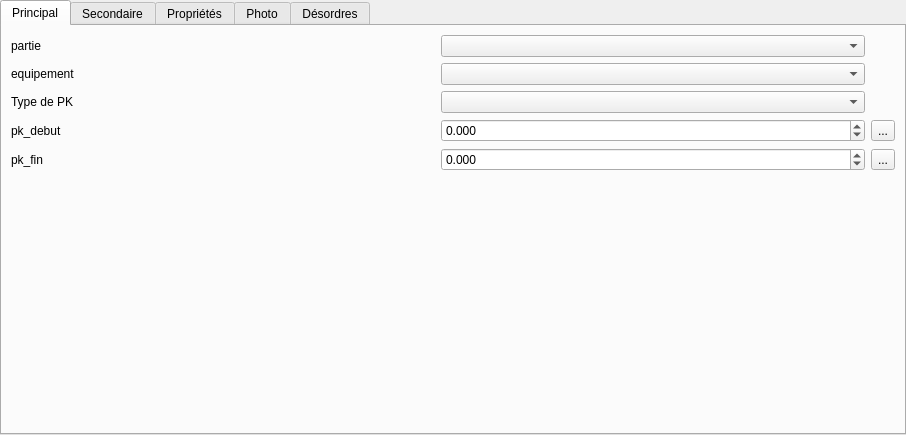
<?xml version="1.0" encoding="UTF-8"?>
<ui version="4.0">
 <class>Form</class>
 <widget class="QWidget" name="Form">
  <property name="geometry">
   <rect>
    <x>0</x>
    <y>0</y>
    <width>906</width>
    <height>435</height>
   </rect>
  </property>
  <property name="windowTitle">
   <string>Form</string>
  </property>
  <layout class="QVBoxLayout" name="verticalLayout">
   <property name="margin">
    <number>0</number>
   </property>
   <item>
    <widget class="QTabWidget" name="tabWidget">
     <property name="currentIndex">
      <number>0</number>
     </property>
     <widget class="QWidget" name="tab">
      <attribute name="title">
       <string>Principal</string>
      </attribute>
      <layout class="QGridLayout" name="gridLayout_2">
       <item row="2" column="0">
        <widget class="QLabel" name="label">
         <property name="text">
          <string>equipement</string>
         </property>
        </widget>
       </item>
       <item row="6" column="0">
        <widget class="QLabel" name="label_6">
         <property name="text">
          <string>pk_fin</string>
         </property>
        </widget>
       </item>
       <item row="6" column="1">
        <widget class="QDoubleSpinBox" name="doubleSpinBox_pk_fin">
         <property name="decimals">
          <number>3</number>
         </property>
         <property name="minimum">
          <double>-1.000000000000000</double>
         </property>
         <property name="maximum">
          <double>999999.000000000000000</double>
         </property>
        </widget>
       </item>
       <item row="5" column="0">
        <widget class="QLabel" name="label_5">
         <property name="text">
          <string>pk_debut</string>
         </property>
        </widget>
       </item>
       <item row="2" column="1">
        <widget class="QComboBox" name="comboBox_equipement"/>
       </item>
       <item row="1" column="0">
        <widget class="QLabel" name="label_13">
         <property name="text">
          <string>partie</string>
         </property>
        </widget>
       </item>
       <item row="7" column="0">
        <spacer name="verticalSpacer">
         <property name="orientation">
          <enum>Qt::Vertical</enum>
         </property>
         <property name="sizeHint" stdset="0">
          <size>
           <width>20</width>
           <height>40</height>
          </size>
         </property>
        </spacer>
       </item>
       <item row="3" column="0">
        <widget class="QLabel" name="label_2">
         <property name="text">
          <string>Type de PK</string>
         </property>
        </widget>
       </item>
       <item row="1" column="1">
        <widget class="QComboBox" name="comboBox_partie"/>
       </item>
       <item row="5" column="1">
        <widget class="QDoubleSpinBox" name="doubleSpinBox_pk_debut">
         <property name="decimals">
          <number>3</number>
         </property>
         <property name="minimum">
          <double>-1.000000000000000</double>
         </property>
         <property name="maximum">
          <double>999999.000000000000000</double>
         </property>
        </widget>
       </item>
       <item row="3" column="1">
        <widget class="QComboBox" name="comboBox_typepk"/>
       </item>
       <item row="5" column="2">
        <widget class="QToolButton" name="toolButton_pkdebut">
         <property name="text">
          <string>...</string>
         </property>
        </widget>
       </item>
       <item row="6" column="2">
        <widget class="QToolButton" name="toolButton_pkfin">
         <property name="text">
          <string>...</string>
         </property>
        </widget>
       </item>
      </layout>
     </widget>
     <widget class="QWidget" name="tab_2">
      <attribute name="title">
       <string>Secondaire</string>
      </attribute>
      <layout class="QGridLayout" name="gridLayout_3">
       <item row="1" column="0">
        <widget class="QLabel" name="label_4">
         <property name="text">
          <string>forcage_ree</string>
         </property>
        </widget>
       </item>
       <item row="5" column="0">
        <widget class="QLabel" name="label_10">
         <property name="text">
          <string>abs_fin</string>
         </property>
        </widget>
       </item>
       <item row="0" column="0">
        <widget class="QLabel" name="label_3">
         <property name="text">
          <string>note_ief</string>
         </property>
        </widget>
       </item>
       <item row="6" column="1">
        <widget class="QComboBox" name="comboBox_is_modified"/>
       </item>
       <item row="3" column="1">
        <widget class="QSpinBox" name="spinBox_pr_fin">
         <property name="minimum">
          <number>-1</number>
         </property>
        </widget>
       </item>
       <item row="0" column="1">
        <widget class="QSpinBox" name="spinBox_note_ief">
         <property name="minimum">
          <number>-1</number>
         </property>
         <property name="maximum">
          <number>9999</number>
         </property>
        </widget>
       </item>
       <item row="3" column="0">
        <widget class="QLabel" name="label_8">
         <property name="text">
          <string>pr_fin</string>
         </property>
        </widget>
       </item>
       <item row="1" column="1">
        <widget class="QSpinBox" name="spinBox_forcage_ree">
         <property name="minimum">
          <number>-1</number>
         </property>
         <property name="maximum">
          <number>9999</number>
         </property>
        </widget>
       </item>
       <item row="2" column="0">
        <widget class="QLabel" name="label_7">
         <property name="text">
          <string>pr_debut</string>
         </property>
        </widget>
       </item>
       <item row="4" column="0">
        <widget class="QLabel" name="label_9">
         <property name="text">
          <string>abs_debut</string>
         </property>
        </widget>
       </item>
       <item row="2" column="1">
        <widget class="QSpinBox" name="spinBox_pr_debut">
         <property name="minimum">
          <number>-1</number>
         </property>
        </widget>
       </item>
       <item row="6" column="0">
        <widget class="QLabel" name="label_11">
         <property name="text">
          <string>is_modified</string>
         </property>
        </widget>
       </item>
       <item row="4" column="1">
        <widget class="QSpinBox" name="spinBox_abs_debut">
         <property name="minimum">
          <number>-1</number>
         </property>
        </widget>
       </item>
       <item row="5" column="1">
        <widget class="QSpinBox" name="spinBox_abs_fin">
         <property name="minimum">
          <number>-1</number>
         </property>
        </widget>
       </item>
       <item row="7" column="1">
        <spacer name="verticalSpacer_2">
         <property name="orientation">
          <enum>Qt::Vertical</enum>
         </property>
         <property name="sizeHint" stdset="0">
          <size>
           <width>20</width>
           <height>40</height>
          </size>
         </property>
        </spacer>
       </item>
      </layout>
     </widget>
     <widget class="QWidget" name="tab_3">
      <property name="minimumSize">
       <size>
        <width>900</width>
        <height>0</height>
       </size>
      </property>
      <attribute name="title">
       <string>Propriétés</string>
      </attribute>
      <layout class="QVBoxLayout" name="verticalLayout_2"/>
     </widget>
     <widget class="QWidget" name="tab_4">
      <attribute name="title">
       <string>Photo</string>
      </attribute>
      <layout class="QVBoxLayout" name="verticalLayout_2"/>
     </widget>
     <widget class="QWidget" name="tab_5">
      <attribute name="title">
       <string>Désordres</string>
      </attribute>
      <layout class="QVBoxLayout" name="verticalLayout_2"/>
     </widget>
    </widget>
   </item>
  </layout>
 </widget>
 <resources/>
 <connections/>
</ui>
